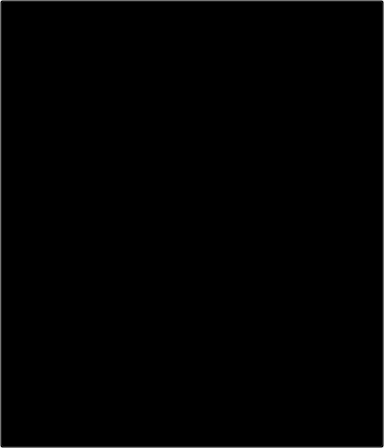
<?xml version="1.0" encoding="UTF-8"?>
<ui version="4.0">
 <class>MainWindow</class>
 <widget class="QMainWindow" name="MainWindow">
  <property name="geometry">
   <rect>
    <x>0</x>
    <y>0</y>
    <width>384</width>
    <height>448</height>
   </rect>
  </property>
  <property name="minimumSize">
   <size>
    <width>384</width>
    <height>448</height>
   </size>
  </property>
  <property name="maximumSize">
   <size>
    <width>384</width>
    <height>448</height>
   </size>
  </property>
  <property name="windowTitle">
   <string>MainWindow</string>
  </property>
  <property name="styleSheet">
   <string notr="true">background-image: url(&quot;:/Images/bg.png&quot;);
    background-repeat: no-repeat;
    background-position: center;</string>
  </property>
  <widget class="QWidget" name="centralwidget">
   <widget class="QPushButton" name="flyBtn">
    <property name="geometry">
     <rect>
      <x>0</x>
      <y>0</y>
      <width>384</width>
      <height>448</height>
     </rect>
    </property>
    <property name="minimumSize">
     <size>
      <width>384</width>
      <height>448</height>
     </size>
    </property>
    <property name="maximumSize">
     <size>
      <width>384</width>
      <height>448</height>
     </size>
    </property>
    <property name="styleSheet">
     <string notr="true">background-color: rgba(0, 0, 0, 0);</string>
    </property>
    <property name="text">
     <string/>
    </property>
   </widget>
  </widget>
 </widget>
 <resources/>
 <connections/>
</ui>
